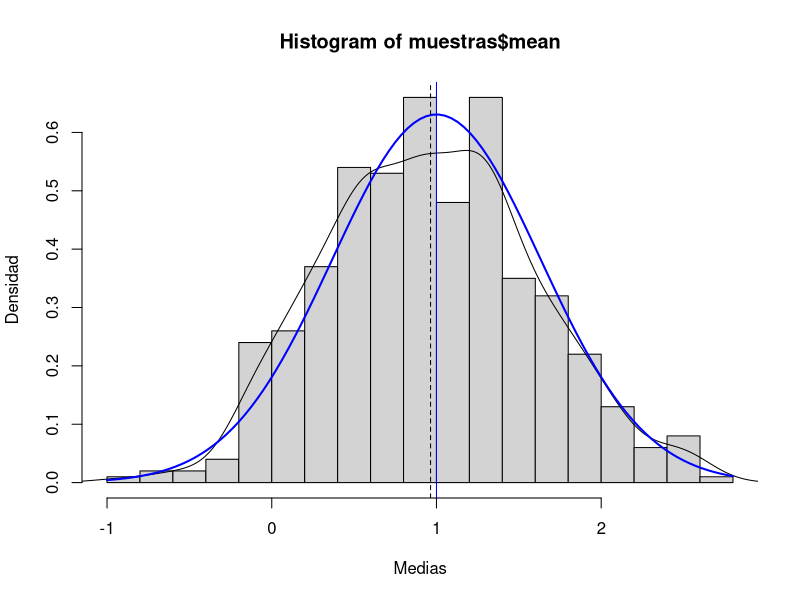
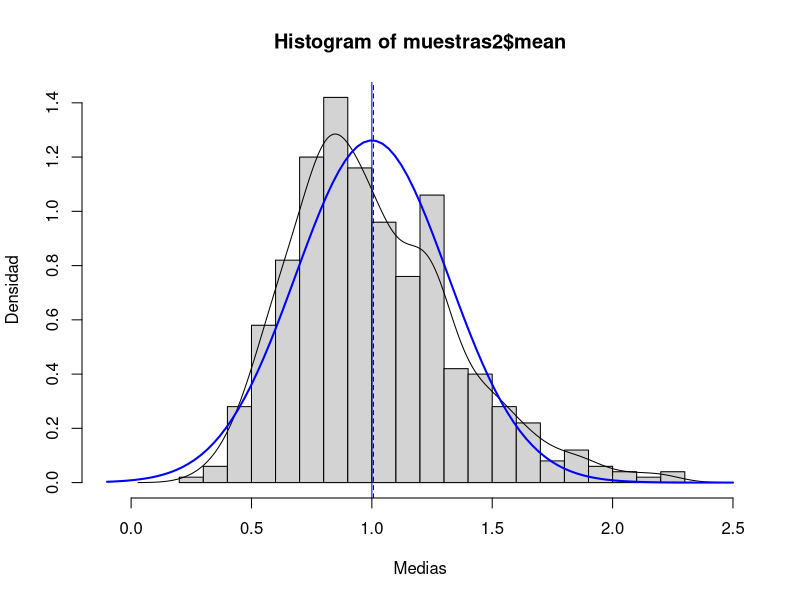
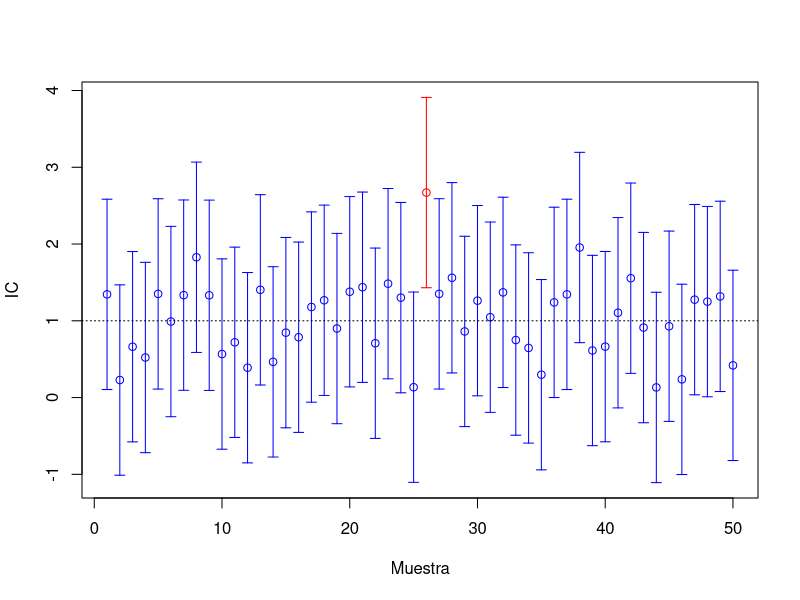
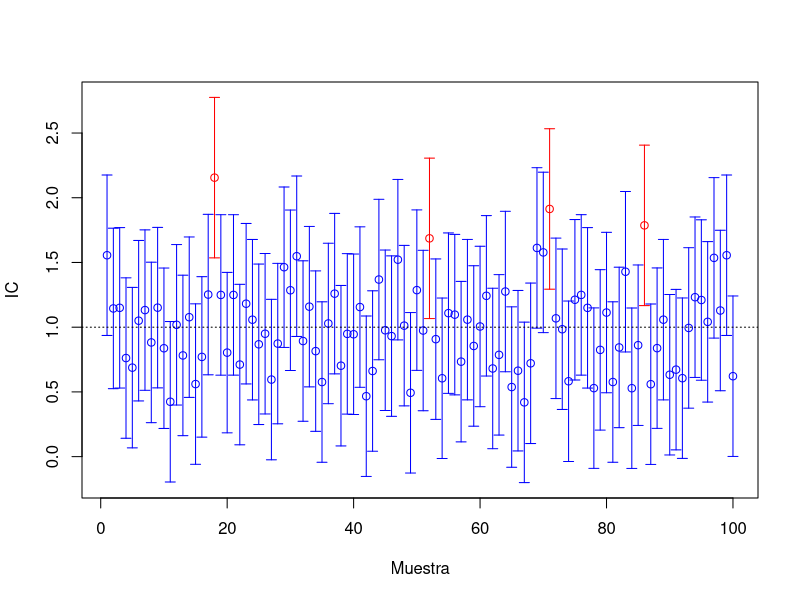
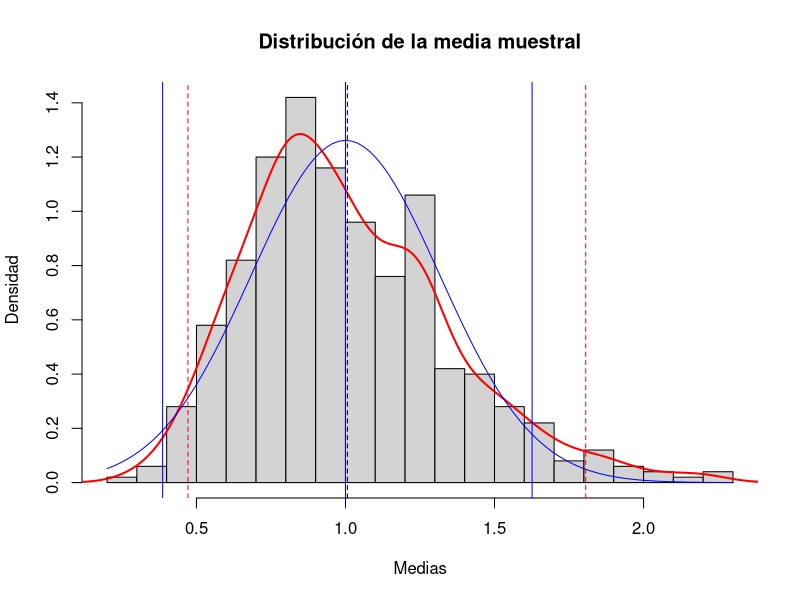
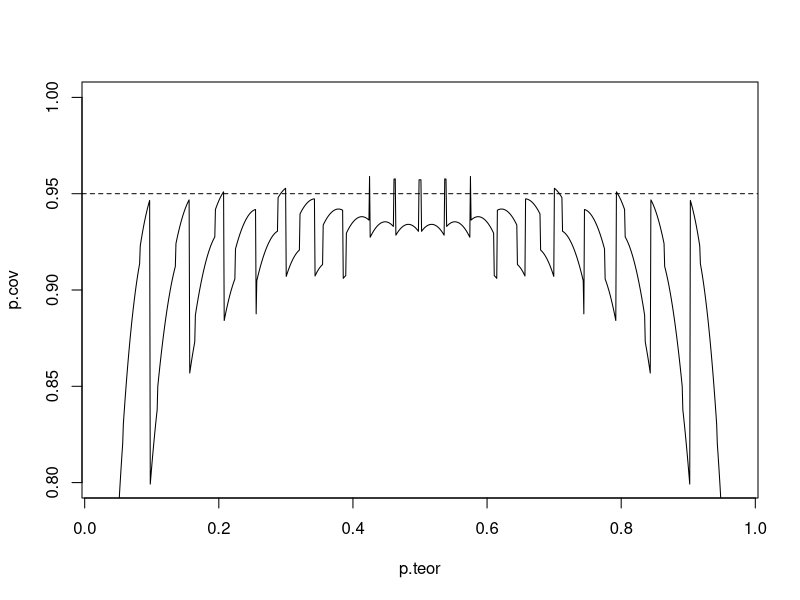
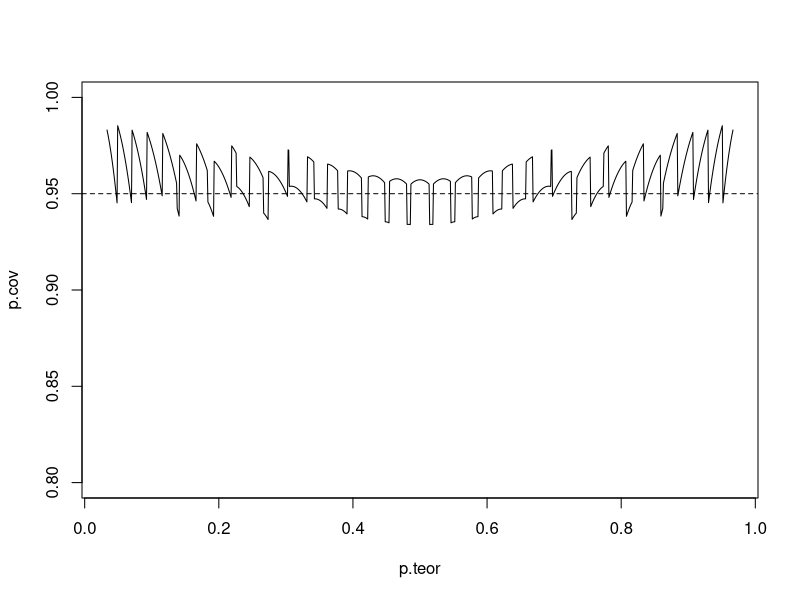
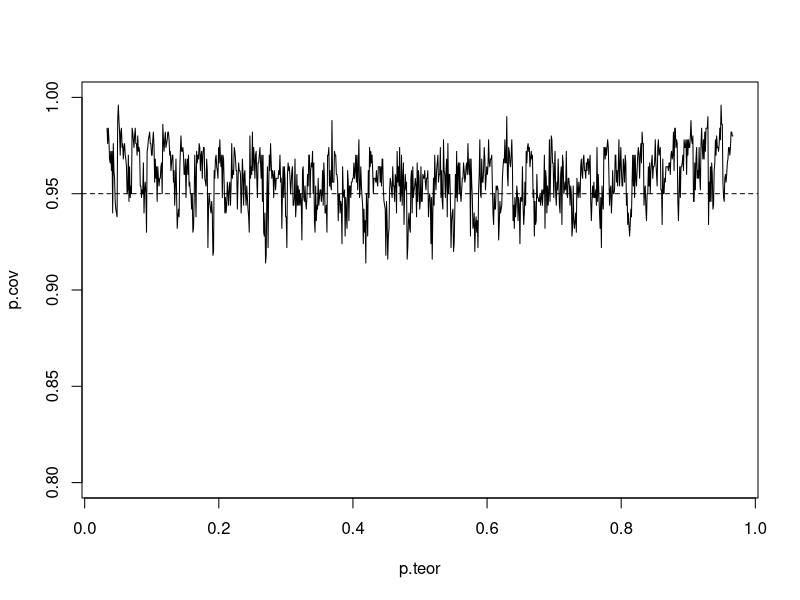

These figures' R source, in order: (Note: this script raises an error after producing the figures.)
## ---- chunk 1

## ---- chunk 2
    set.seed(54321) # Fijar semilla para reproductibilidad
    nsim <- 500
    nx <- 10
## ---- chunk 3
    mux <- 1
    sdx <- 2
## ---- chunk 4
    muestras <- as.data.frame(matrix(rnorm(nsim*nx, mean=mux, sd=sdx), ncol=nx))
    rownames(muestras) <- paste("muestra", 1:nsim, sep="")
    colnames(muestras) <- paste("obs", 1:nx, sep="")
    str(muestras)
## ---- chunk 5
    muestras$mean <- rowMeans(muestras[,1:nx])
    muestras$sd <- apply(muestras[,1:nx], 1, sd)
## ---- chunk 6
    muestras[1,]
## ---- chunk 7
    hist(muestras$mean, freq = FALSE, breaks = "FD", 
         xlab = "Medias", ylab = "Densidad")
    # Densidad observada (estimación)
    lines(density(muestras$mean)) 
    # Densidad teórica (bajo normalidad)
    curve(dnorm(x, mux, sdx/sqrt(nx)), lwd = 2, col = "blue", add = TRUE) 
    # Aproximación del valor esperado de la media muestral mediante simulación
    abline(v = mean(muestras$mean), lty = 2)  
    # Valor esperado de la media muestral (teórico)
    abline(v = mux, col = "blue")
## ---- chunk 8
    set.seed(54321) # Fijar semilla para reproductibilidad
    nsim <- 500
    nx <- 10    
    # nx <- 50
## ---- chunk 9
    lambda <- 1
    muexp <- 1/lambda
    sdexp <- muexp
## ---- chunk 10
    muestras2 <- as.data.frame(matrix(rexp(nsim*nx, rate=lambda), ncol=nx))
    rownames(muestras2) <- paste("muestra", 1:nsim, sep="")
    colnames(muestras2) <- paste("obs", 1:nx, sep="")
## ---- chunk 11
    muestras2$mean <- rowMeans(muestras2[,1:nx])
    muestras2$sd <- apply(muestras2[,1:nx], 1, sd)
## ---- chunk 12
    hist(muestras2$mean, xlim = c(-0.1, 2.5), freq = FALSE, breaks = "FD", 
         xlab = "Medias", ylab = "Densidad")
    # Densidad observada (estimación)
    lines(density(muestras2$mean)) 
    # Distribución asintótica (TCL)
    curve(dnorm(x,muexp,sdexp/sqrt(nx)), lwd=2, col="blue", add=TRUE) 
    # Aproximación del valor esperado de la media muestral mediante simulación
    abline(v=mean(muestras2$mean),lty=2)  
    # Valor esperado de la media muestral (teórico)
    abline(v=muexp, col="blue")
## ---- chunk 13
    alfa <- 0.05
    z <- qnorm(1 - alfa/2)
    muestras$ici <- muestras$mean - z*sdx/sqrt(nx)
    muestras$ics <- muestras$mean + z*sdx/sqrt(nx)
## ---- chunk 14
    muestras$cob <- (muestras$ici < mux) & (mux < muestras$ics) 
    ncob <- sum(muestras$cob) # Nº de intervalos que contienen la verdadera media
    ncob
    100*ncob/nsim     # Proporción de intervalos
    100*(1 - alfa)    # Proporción teórica bajo normalidad
## ---- chunk 15
    m <- 50
    tmp <- muestras[1:m,]
    attach(tmp)
    color <- ifelse(cob,"blue","red")
    plot(1:m, mean, col = color, ylim = c(min(ici),max(ics)), 
         xlab = "Muestra", ylab = "IC")
    arrows(1:m, ici, 1:m, ics, angle = 90, length = 0.05, code = 3, col = color)
    abline(h = mux, lty = 3)
    detach(tmp)
## ---- chunk 16
    alfa <- 0.05
    z <- qnorm(1 - alfa/2)
    muestras2$ici <- muestras2$mean - z*sdexp/sqrt(nx)
    muestras2$ics <- muestras2$mean + z*sdexp/sqrt(nx)
## ---- chunk 17
    muestras2$cob <- (muestras2$ici < muexp) & (muexp < muestras2$ics) 
    ncob <- sum(muestras2$cob) # Nº de intervalos que contienen la verdadera media
    ncob
    100*ncob/nsim     # Proporción de intervalos
    100*(1 - alfa)    # Proporción teórica bajo normalidad
## ---- chunk 18
    m <- 100
    tmp <- muestras2[1:m,]
    attach(tmp)
    color <- ifelse(cob,"blue","red")
    plot(1:m, mean, col = color, ylim = c(min(ici),max(ics)), 
         xlab = "Muestra", ylab = "IC")
    arrows(1:m, ici, 1:m, ics, angle = 90, length = 0.05, code = 3, col = color)
    abline(h = muexp, lty = 3)
    detach(tmp)
## ---- chunk 19
# Distribución de la media muestral
hist(muestras2$mean, freq=FALSE, breaks="FD", 
     main="Distribución de la media muestral", xlab="Medias", ylab="Densidad")
# Densidad observada (estimación)
lines(density(muestras2$mean), lwd=2, col='red') 
# Densidad teórica (bajo normalidad)
curve(dnorm(x,muexp,sdexp/sqrt(nx)), col="blue", add=TRUE) 
# Aproximación por simulación del valor esperado de la media muestral
abline(v=mean(muestras2$mean), lty=2)
# Valor esperado de la media muestral (teórico)
abline(v=muexp, col="blue") 
# IP bajo normalidad
ic.aprox <- apply(muestras2[ ,c('ici','ics')], 2, mean)
## ic.aprox 
##       ici       ics 
## 0.3865199 1.6261099
# Intervalo de probabilidad para la media muestral aproximado bajo normalidad
abline(v = ic.aprox, col='blue')

# Intervalo de probabilidad para la media muestral (aproximado por simulación)
ic.sim <- quantile(muestras2$mean, c(alfa/2, 1 - alfa/2))
## ic.sim
##      2.5%     97.5% 
## 0.4714233 1.8059094
# IP (aprox.) 
abline(v=ic.sim, lty=2, col='red') 
## ---- chunk 20
    n <- 30
    alpha <- 0.05
    adj <- 0  # (adj <- 2 para Agresti-Coull)
## ---- chunk 21
    m <- 1000
    p.teor <- seq(1/n, 1 - 1/n, length = m) 
## ---- chunk 22
    x <- 0:n
    p.est <- (x + adj)/(n + 2 * adj) 
    ic.err <- qnorm(1 - alpha/2) * sqrt(p.est * (1 - p.est)/(n + 2 * adj))  
    lcl <- p.est - ic.err 
    ucl <- p.est + ic.err 
## ---- chunk 23
    p.cov <- numeric(m)
    for (i in 1:m) {
      # cobertura de los posibles intervalos
      cover <- (p.teor[i] >= lcl) & (p.teor[i] <= ucl)  
      # prob. de los posibles intervalos
      p.rel <- dbinom(x[cover], n, p.teor[i])           
      # prob. total de cobertura
      p.cov[i] <- sum(p.rel)                            
    }
## ---- chunk 24
    plot(p.teor, p.cov, type = "l", ylim = c(1 - 4 * alpha, 1))
    abline(h = 1 - alpha, lty = 2) 
## ---- chunk 25
    n <- 30
    alpha <- 0.05
    adj <- 2  # Agresti-Coull
    
    # Probabilidades teóricas:
    m <- 1000
    p.teor <- seq(1/n, 1 - 1/n, length = m) 
    # Posibles resultados:
    x <- 0:n
    p.est <- (x + adj)/(n + 2 * adj) 
    ic.err <- qnorm(1 - alpha/2) * sqrt(p.est * (1 - p.est)/(n + 2 * adj))  
    lcl <- p.est - ic.err 
    ucl <- p.est + ic.err 
    # Recorrer prob. teóricas:
    p.cov <- numeric(m)
    for (i in 1:m) {
      # cobertura de los posibles intervalos
      cover <- (p.teor[i] >= lcl) & (p.teor[i] <= ucl)  
      # prob. de los posibles intervalos
      p.rel <- dbinom(x[cover], n, p.teor[i])           
      # prob. total de cobertura
      p.cov[i] <- sum(p.rel)                            
    }
    # Gráfico coberturas:
    plot(p.teor, p.cov, type = "l", ylim = c(1 - 4 * alpha, 1))
    abline(h = 1 - alpha, lty = 2) 
## ---- chunk 26
    n <- 30
    alpha <- 0.05
    adj <- 2  #' (2 para Agresti-Coull)
    
    set.seed(54321)
    nsim <- 500 
    # Probabilidades teóricas:
    m <- 1000
    p.teor <- seq(1/n, 1 - 1/n, length = m) 
## ---- chunk 27
    # m <- length(p.teor)
    p.cov <- numeric(m)
    for (i in 1:m) {
      # Equivalente a simular nsim muestras de tamaño n
      # ry <- matrix(rbinom(n*nsim, 1, p.teor[i]), ncol=n)
      # rx <- apply(ry, 1, sum)
      rx <- rbinom(nsim, n, p.teor[i])
      p.est <- (rx + adj)/(n + 2 * adj)  
      ic.err <- qnorm(1 - alpha/2) * sqrt(p.est * (1 - p.est)/(n + 2 * adj))
      p.cov[i] <- mean( abs(p.est - p.teor[i]) < ic.err )
    }
## ---- chunk 28
    plot(p.teor, p.cov, type = "l", ylim = c(1 - 4 * alpha, 1))
    abline(h = 1 - alpha, lty = 2) 
## ---- chunk 29
    set.seed(54321)
    nx <- 30
    mx <- 0
    sx <- 1
    nsim <- 1000
    estadistico <- numeric(nsim)
    pvalor <- numeric(nsim)
## ---- chunk 30
    for(isim in 1:nsim) {
      rx <- rnorm(nx, mx, sx)
      tmp <- ks.test(rx, "pnorm", mean(rx), sd(rx))
      estadistico[isim] <- tmp$statistic
      pvalor[isim] <- tmp$p.value
    }
## ---- chunk 31
    {
      cat("\nProporción de rechazos al 1% =", mean(pvalor < 0.01), "\n")
      cat("Proporción de rechazos al 5% =", mean(pvalor < 0.05), "\n")
      cat("Proporción de rechazos al 10% =", mean(pvalor < 0.1), "\n")
    }
## ---- chunk 32
    hist(pvalor, freq=FALSE)
    abline(h=1, lty=2)   # curve(dunif(x,0,1), add=TRUE)
    # Distribución empírica
    curve(ecdf(pvalor)(x), type = "s", lwd = 2, 
          main = 'Tamaño del contraste', ylab = 'Proporción de rechazos', 
          xlab = 'Nivel de significación')
    abline(a=0, b=1, lty=2)   # curve(punif(x, 0, 1), add = TRUE)
## ---- chunk 33
    library(nortest, quietly = TRUE)
## ---- chunk 34
    set.seed(54321)
    nx <- 30
    mx <- 0
    sx <- 1
    nsim <- 1000
    estadistico <- numeric(nsim)
    pvalor <- numeric(nsim)
## ---- chunk 35
    for(isim in 1:nsim) {
      rx <- rnorm(nx, mx, sx)
      # tmp <- ks.test(rx, "pnorm", mean(rx), sd(rx))
      tmp <- lillie.test(rx)
      estadistico[isim] <- tmp$statistic
      pvalor[isim] <- tmp$p.value
    }
## ---- chunk 36
    {
      cat("\nProporción de rechazos al 1% =", mean(pvalor < 0.01), "\n")
      cat("Proporción de rechazos al 5% =", mean(pvalor < 0.05), "\n")
      cat("Proporción de rechazos al 10% =", mean(pvalor < 0.1), "\n")
    }
## ---- chunk 37
    hist(pvalor, freq=FALSE)
    abline(h=1, lty=2)   # curve(dunif(x,0,1), add=TRUE)
    
    # Distribución empírica
    curve(ecdf(pvalor)(x), type = "s", lwd = 2, main = 'Tamaño del contraste', 
          ylab = 'Proporción de rechazos', xlab = 'Nivel de significación')
    abline(a=0, b=1, lty=2)   # curve(punif(x, 0, 1), add = TRUE)
## ---- chunk 38
    set.seed(54321)
    nx <- 30
    ratex <- 1
    nsim <- 500
    estadistico <- numeric(nsim)
    pvalor <- numeric(nsim)
## ---- chunk 39
    for(isim in 1:nsim) {
      rx <- rexp(nx, ratex)
      tmp <- ks.test(rx, "pexp", 1/mean(rx))
      estadistico[isim] <- tmp$statistic
      pvalor[isim] <- tmp$p.value
    }
## ---- chunk 40
    {
      cat("\nProporción de rechazos al 1% =", mean(pvalor < 0.01), "\n")
      cat("Proporción de rechazos al 5% =", mean(pvalor < 0.05), "\n")
      cat("Proporción de rechazos al 10% =", mean(pvalor < 0.1), "\n")
    }
## ---- chunk 41
    hist(pvalor, freq=FALSE)
    abline(h=1, lty=2)   # curve(dunif(x,0,1), add=TRUE)
    
    # Distribución empírica
    curve(ecdf(pvalor)(x), type = "s", lwd = 2, 
          main = 'Tamaño del contraste', ylab = 'Proporción de rechazos', 
          xlab = 'Nivel de significación')
    abline(a=0, b=1, lty=2)   # curve(punif(x, 0, 1), add = TRUE) 
## ---- chunk 42
    ks.exp.sim <- function(x, nsim = 10^3) {
      DNAME <- deparse(substitute(x))
      METHOD <- "Kolmogorov-Smirnov Test of pexp by simulation" 
      n <- length(x)
      RATE <- 1/mean(x)
      ks.exp.stat <- function(x, rate=1/mean(x)) {
        DMinus <- pexp(sort(x), rate=rate) - (0:(n - 1))/n
        DPlus <- 1/n - DMinus
        Dn = max(c(DMinus, DPlus))
      }  
      STATISTIC <- ks.exp.stat(x, rate = RATE) 
      names(STATISTIC) <- "Dn"
      # PVAL <- 0
      # for(i in 1:nsim) {
      #   rx <- rexp(n, rate = RATE)
      #   if (STATISTIC <= ks.exp.stat(rx)) PVAL <- PVAL+1
      # }
      # PVAL <- PVAL/nsim
      # PVAL <- PVAL/(nsim + 1)
      # PVAL <- (PVAL + 1)/(nsim + 2)
      rx <- matrix(rexp(n*nsim, rate = RATE), ncol=n)
      PVAL <- mean(STATISTIC <= apply(rx, 1, ks.exp.stat))
      return(structure(list(statistic = STATISTIC, alternative = "two.sided", 
                       p.value = PVAL, method = METHOD, data.name = DNAME), 
                       class = "htest"))
    }
## ---- chunk 43
    set.seed(54321)
    nx <- 30
    ratex <- 1
    nsim <- 500
    estadistico <- numeric(nsim)
    pvalor <- numeric(nsim)
## ---- chunk 44
    for(isim in 1:nsim) {
      rx <- rexp(nx, ratex)
      # tmp <- ks.test(rx, "pexp", 1/mean(rx))
      tmp <- ks.exp.sim(rx, nsim = 200)
      estadistico[isim] <- tmp$statistic
      pvalor[isim] <- tmp$p.value
    }
## ---- chunk 45
    {
      cat("\nProporción de rechazos al 1% =", mean(pvalor < 0.01), "\n")
      cat("Proporción de rechazos al 5% =", mean(pvalor < 0.05), "\n")
      cat("Proporción de rechazos al 10% =", mean(pvalor < 0.1), "\n")
    }
## ---- chunk 46
    hist(pvalor, freq=FALSE)
    abline(h=1, lty=2)   # curve(dunif(x,0,1), add=TRUE)
    
    # Distribución empírica
    curve(ecdf(pvalor)(x), type = "s", lwd = 2, 
          main = 'Tamaño del contraste', ylab = 'Proporción de rechazos', 
          xlab = 'Nivel de significación')
    abline(a=0, b=1, lty=2)   # curve(punif(x, 0, 1), add = TRUE) 
## ---- chunk 47
    set.seed(54321)
    nx <- 20
    ratex <- 1    # Puede ser interesante representarlo variando rate
    nsim <- 200
    alfa <- 0.1   # Puede ser interesante representarlo variando alfa
    
    
    shapex <- seq(0.25, 1.75, len=21)
    preject <- numeric(length(shapex)) # Porporciones de rechazos con ks.test
    ks.test.p <- function(x) ks.test(x, "pexp", 1/mean(x))$p.value
    preject2 <- preject # Porporciones de rechazos con ks.exp.sim
    ks.exp.sim.p <- function(x) ks.exp.sim(x, 200)$p.value
    
    for (i in seq_along(shapex)) { 
      rx <- matrix(rweibull(nx*nsim, shape = shapex[i], scale = 1/ratex), ncol=nx)
      preject[i] <- mean( apply(rx, 1, ks.test.p) <= alfa )
      preject2[i] <- mean( apply(rx, 1, ks.exp.sim.p) <= alfa )
    }
    
    plot(shapex, preject, type="l", main = paste("Potencia del contraste ( alfa =", alfa, ")"), 
         xlab = "shape", ylab = "Proporción de rechazos")
    lines(shapex, preject2, lty = 2)
    abline(h = alfa, v = 1, lty = 3)
## ---- chunk 48
curve(dnorm(x, 0, 1), -3, 12, ylab = 'densidad', lty = 3)
curve(0.95*dnorm(x, 0, 1) + 0.05*dnorm(x, 3, 3), add = TRUE)
## ---- chunk 49
    # media y mediana
    xsd <- 1
    xmed <- 0
    ndat <- 100
    nsim <- 500
    
    # for (isim in 1:nsim) # evitar matrix y apply
    set.seed(1)
    ntsim <- ndat*nsim
    p.sim <- rbinom(ntsim, 1, 0.05)
    dat.sim <- rnorm(ntsim, 3*p.sim, 1+2*p.sim)
    dat.sim <- matrix(dat.sim, ncol=nsim)
## ---- chunk 50
    str(dat.sim[,1])
    hist(dat.sim[,1])
## ---- chunk 51
    mean.sim <- apply(dat.sim, 2, mean)
    median.sim <- apply(dat.sim, 2, median)
## ---- chunk 52
    mean(mean.sim) # Coincide con el sesgo (media teórica es 0)
    sd(mean.sim)
    mean(median.sim) # Coincide con el sesgo (media teórica es 0)
    sd(median.sim)
## ---- chunk 53
    boxplot(mean.sim-xmed, median.sim-xmed, 
          names=c("Media","Mediana"), ylab="Sesgo")
    abline(h = 0, lty = 2)
## ---- chunk 54
    boxplot((mean.sim-xmed)^2, (median.sim-xmed)^2, 
          names=c("Media","Mediana"), ylab="Error cuadrático")
## ---- chunk 55
    # SE media
    summary((mean.sim-xmed)^2) 
    # SE mediana
    summary((median.sim-xmed)^2) 
## ---- chunk 56
set.seed(1)
data <- runif(50)
## ---- chunk 57
 # Distribución bootstrap
curve(ecdf(data)(x), ylab = "FD", type = "s", lwd = 2)
# Distribución teórica
abline(a = 0, b = 1, lty = 2) 
## ---- chunk 58
 # Muestra bootstrap
xboot <- sample(data, replace=TRUE)
## ---- chunk 59
knitr::include_graphics("images/bootstrap.png")
# knitr::include_graphics("bootstrap.png")
## ---- chunk 60
# dat <- dat.sim[, 1]
set.seed(54321)
ndat <- 100
datmed <- 0
datsd <- 1
dat <- rnorm(ndat, mean=datmed, sd=datsd)
## ---- chunk 61
nboot <- 1000  
## ---- chunk 62
stat.dat <- mean(dat)
## ---- chunk 63
set.seed(1)
stat.boot <- numeric(nboot)
for (i in 1:nboot) {
  dat.boot <- sample(dat, replace=TRUE)
  stat.boot[i] <- mean(dat.boot)
}
# Valor esperado bootstrap del estadístico
mean.boot <- mean(stat.boot)  
mean.boot
## ---- chunk 64
hist(stat.boot, freq=FALSE, ylim = c(0,4))
abline(v=mean.boot, lwd=2)
# abline(v=stat.dat)

# Distribución poblacional
curve(dnorm(x, datmed, datsd/sqrt(ndat)), lty=2, add=TRUE)
abline(v=datmed, lwd=2, lty=2)
## ---- chunk 65
hist(stat.boot-stat.dat, freq=FALSE, ylim = c(0,4))
abline(v=mean.boot-stat.dat, lwd=2)

# Distribución poblacional
# Distribución teórica de stat.dat - stat.teor
curve(dnorm(x, 0, datsd/sqrt(ndat)), lty=2, add=TRUE)   
abline(v=0, lwd=2, lty=2)
## ---- chunk 66
# sesgo (teor=0)
mean.boot - stat.dat 
# error estándar
sd(stat.boot) 
# error estándar teórico
datsd/sqrt(ndat) 
## ---- chunk 67
boot.strap <- function(dat, nboot=1000, statistic=mean)
{
  ndat <- length(dat)
  dat.boot <- sample(dat, ndat*nboot, replace=T)
  dat.boot <- matrix(dat.boot, ncol=nboot, nrow=ndat)
  stat.boot <- apply(dat.boot, 2, statistic)
}

fstatistic <- function(dat){
  #  mean(dat)
  mean(dat, trim=0.2)
  #  median(dat)
  #  max(dat)
}

set.seed(1)
stat.dat <- fstatistic(dat)
stat.boot <- boot.strap(dat, nboot, fstatistic)

res.boot <- c(stat.dat, mean(stat.boot)-stat.dat, sd(stat.boot))
names(res.boot) <- c("Estadístico", "Sesgo", "Err.Std")
res.boot
## ---- chunk 68
library(boot)
# ?boot
## ---- chunk 69
boot.f <- function(data, indices){
  # data[indices] será la muestra bootstrap
  mean(data[indices])
}
## ---- chunk 70
set.seed(1)
stat.boot <- boot(dat, boot.f, nboot)
stat.boot
names(stat.boot)
## ---- chunk 71
hist(stat.boot$t, freq=FALSE)
plot(stat.boot)
jack.after.boot(stat.boot)
## ---- chunk 72
boot.ci(stat.boot, type=c("norm", "basic", "perc", "bca"))
## ---- chunk 73
boot.f <- function(data, indices, trim=0.1){
  mean(data[indices], trim)
}

set.seed(1)
boot(dat, boot.f, nboot, trim=0.2)
